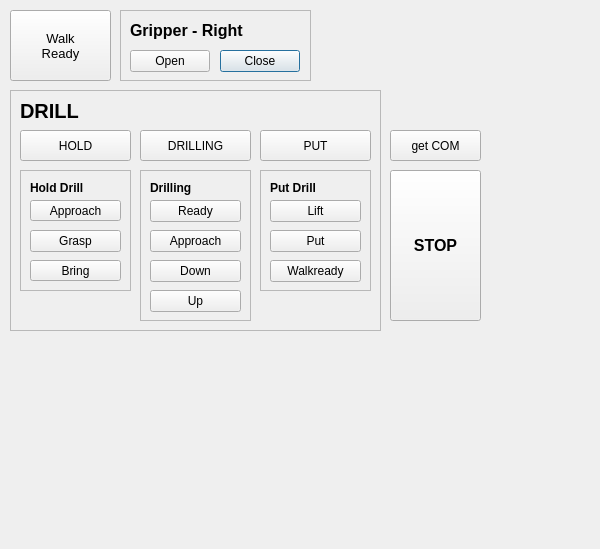
<?xml version="1.0" encoding="UTF-8"?>
<ui version="4.0">
 <class>DrillDialog</class>
 <widget class="QDialog" name="DrillDialog">
  <property name="geometry">
   <rect>
    <x>0</x>
    <y>0</y>
    <width>600</width>
    <height>549</height>
   </rect>
  </property>
  <property name="windowTitle">
   <string>Dialog</string>
  </property>
  <widget class="QFrame" name="frame_gripper">
   <property name="geometry">
    <rect>
     <x>120</x>
     <y>10</y>
     <width>191</width>
     <height>71</height>
    </rect>
   </property>
   <property name="frameShape">
    <enum>QFrame::StyledPanel</enum>
   </property>
   <property name="frameShadow">
    <enum>QFrame::Raised</enum>
   </property>
   <widget class="QPushButton" name="PB_Gripper_grasp">
    <property name="geometry">
     <rect>
      <x>100</x>
      <y>40</y>
      <width>80</width>
      <height>22</height>
     </rect>
    </property>
    <property name="text">
     <string>Close</string>
    </property>
   </widget>
   <widget class="QLabel" name="label_Gripper_right">
    <property name="geometry">
     <rect>
      <x>10</x>
      <y>10</y>
      <width>171</width>
      <height>21</height>
     </rect>
    </property>
    <property name="font">
     <font>
      <pointsize>12</pointsize>
      <weight>75</weight>
      <bold>true</bold>
     </font>
    </property>
    <property name="text">
     <string>Gripper - Right</string>
    </property>
   </widget>
   <widget class="QPushButton" name="PB_Gripper_open">
    <property name="geometry">
     <rect>
      <x>10</x>
      <y>40</y>
      <width>80</width>
      <height>22</height>
     </rect>
    </property>
    <property name="text">
     <string>Open</string>
    </property>
   </widget>
  </widget>
  <widget class="QPushButton" name="PB_WalkReady">
   <property name="geometry">
    <rect>
     <x>10</x>
     <y>10</y>
     <width>101</width>
     <height>71</height>
    </rect>
   </property>
   <property name="font">
    <font>
     <pointsize>10</pointsize>
     <weight>50</weight>
     <bold>false</bold>
    </font>
   </property>
   <property name="text">
    <string>Walk
Ready</string>
   </property>
  </widget>
  <widget class="QPushButton" name="PB_STOP">
   <property name="geometry">
    <rect>
     <x>390</x>
     <y>170</y>
     <width>91</width>
     <height>151</height>
    </rect>
   </property>
   <property name="font">
    <font>
     <pointsize>12</pointsize>
     <weight>75</weight>
     <bold>true</bold>
    </font>
   </property>
   <property name="text">
    <string>STOP</string>
   </property>
  </widget>
  <widget class="QPushButton" name="PB_getCOM">
   <property name="geometry">
    <rect>
     <x>390</x>
     <y>130</y>
     <width>91</width>
     <height>31</height>
    </rect>
   </property>
   <property name="text">
    <string>get COM</string>
   </property>
  </widget>
  <widget class="QFrame" name="frame_DRILL">
   <property name="geometry">
    <rect>
     <x>10</x>
     <y>90</y>
     <width>371</width>
     <height>241</height>
    </rect>
   </property>
   <property name="frameShape">
    <enum>QFrame::StyledPanel</enum>
   </property>
   <property name="frameShadow">
    <enum>QFrame::Raised</enum>
   </property>
   <widget class="QFrame" name="frame_HoldDrill">
    <property name="geometry">
     <rect>
      <x>10</x>
      <y>80</y>
      <width>111</width>
      <height>121</height>
     </rect>
    </property>
    <property name="frameShape">
     <enum>QFrame::StyledPanel</enum>
    </property>
    <property name="frameShadow">
     <enum>QFrame::Raised</enum>
    </property>
    <widget class="QPushButton" name="PB_Hold_Approach">
     <property name="geometry">
      <rect>
       <x>10</x>
       <y>30</y>
       <width>91</width>
       <height>21</height>
      </rect>
     </property>
     <property name="text">
      <string>Approach</string>
     </property>
    </widget>
    <widget class="QLabel" name="label_HoldDrill">
     <property name="geometry">
      <rect>
       <x>10</x>
       <y>10</y>
       <width>91</width>
       <height>16</height>
      </rect>
     </property>
     <property name="font">
      <font>
       <weight>75</weight>
       <bold>true</bold>
      </font>
     </property>
     <property name="text">
      <string>Hold Drill</string>
     </property>
    </widget>
    <widget class="QPushButton" name="PB_Hold_Bring">
     <property name="geometry">
      <rect>
       <x>10</x>
       <y>90</y>
       <width>91</width>
       <height>21</height>
      </rect>
     </property>
     <property name="text">
      <string>Bring</string>
     </property>
    </widget>
    <widget class="QPushButton" name="PB_Hold_Grasp">
     <property name="geometry">
      <rect>
       <x>10</x>
       <y>60</y>
       <width>91</width>
       <height>22</height>
      </rect>
     </property>
     <property name="text">
      <string>Grasp</string>
     </property>
    </widget>
   </widget>
   <widget class="QFrame" name="frame_Drilling">
    <property name="geometry">
     <rect>
      <x>130</x>
      <y>80</y>
      <width>111</width>
      <height>151</height>
     </rect>
    </property>
    <property name="frameShape">
     <enum>QFrame::StyledPanel</enum>
    </property>
    <property name="frameShadow">
     <enum>QFrame::Raised</enum>
    </property>
    <widget class="QLabel" name="label_Drilling">
     <property name="geometry">
      <rect>
       <x>10</x>
       <y>10</y>
       <width>91</width>
       <height>16</height>
      </rect>
     </property>
     <property name="font">
      <font>
       <weight>75</weight>
       <bold>true</bold>
      </font>
     </property>
     <property name="text">
      <string>Drilling</string>
     </property>
    </widget>
    <widget class="QPushButton" name="PB_Drill_Ready">
     <property name="geometry">
      <rect>
       <x>10</x>
       <y>30</y>
       <width>91</width>
       <height>22</height>
      </rect>
     </property>
     <property name="text">
      <string>Ready</string>
     </property>
    </widget>
    <widget class="QPushButton" name="PB_Drill_Approach">
     <property name="geometry">
      <rect>
       <x>10</x>
       <y>60</y>
       <width>91</width>
       <height>22</height>
      </rect>
     </property>
     <property name="text">
      <string>Approach</string>
     </property>
    </widget>
    <widget class="QPushButton" name="PB_Drill_Down">
     <property name="geometry">
      <rect>
       <x>10</x>
       <y>90</y>
       <width>91</width>
       <height>22</height>
      </rect>
     </property>
     <property name="text">
      <string>Down</string>
     </property>
    </widget>
    <widget class="QPushButton" name="PB_Drill_Up">
     <property name="geometry">
      <rect>
       <x>10</x>
       <y>120</y>
       <width>91</width>
       <height>22</height>
      </rect>
     </property>
     <property name="text">
      <string>Up</string>
     </property>
    </widget>
   </widget>
   <widget class="QFrame" name="frame_PutDril">
    <property name="geometry">
     <rect>
      <x>250</x>
      <y>80</y>
      <width>111</width>
      <height>121</height>
     </rect>
    </property>
    <property name="frameShape">
     <enum>QFrame::StyledPanel</enum>
    </property>
    <property name="frameShadow">
     <enum>QFrame::Raised</enum>
    </property>
    <widget class="QLabel" name="label_PutDrill">
     <property name="geometry">
      <rect>
       <x>10</x>
       <y>10</y>
       <width>91</width>
       <height>16</height>
      </rect>
     </property>
     <property name="font">
      <font>
       <weight>75</weight>
       <bold>true</bold>
      </font>
     </property>
     <property name="text">
      <string>Put Drill</string>
     </property>
    </widget>
    <widget class="QPushButton" name="PB_Put_Lift">
     <property name="geometry">
      <rect>
       <x>10</x>
       <y>30</y>
       <width>91</width>
       <height>22</height>
      </rect>
     </property>
     <property name="text">
      <string>Lift</string>
     </property>
    </widget>
    <widget class="QPushButton" name="PB_Put_Put">
     <property name="geometry">
      <rect>
       <x>10</x>
       <y>60</y>
       <width>91</width>
       <height>22</height>
      </rect>
     </property>
     <property name="text">
      <string>Put</string>
     </property>
    </widget>
    <widget class="QPushButton" name="PB_Put_WKRD">
     <property name="geometry">
      <rect>
       <x>10</x>
       <y>90</y>
       <width>91</width>
       <height>22</height>
      </rect>
     </property>
     <property name="text">
      <string>Walkready</string>
     </property>
    </widget>
   </widget>
   <widget class="QLabel" name="label_DRILL">
    <property name="geometry">
     <rect>
      <x>10</x>
      <y>10</y>
      <width>71</width>
      <height>21</height>
     </rect>
    </property>
    <property name="font">
     <font>
      <pointsize>15</pointsize>
      <weight>75</weight>
      <bold>true</bold>
     </font>
    </property>
    <property name="text">
     <string>DRILL</string>
    </property>
   </widget>
   <widget class="QPushButton" name="PB_Hold">
    <property name="geometry">
     <rect>
      <x>10</x>
      <y>40</y>
      <width>111</width>
      <height>31</height>
     </rect>
    </property>
    <property name="text">
     <string>HOLD</string>
    </property>
   </widget>
   <widget class="QPushButton" name="PB_Drilling">
    <property name="geometry">
     <rect>
      <x>130</x>
      <y>40</y>
      <width>111</width>
      <height>31</height>
     </rect>
    </property>
    <property name="text">
     <string>DRILLING</string>
    </property>
   </widget>
   <widget class="QPushButton" name="PB_Put">
    <property name="geometry">
     <rect>
      <x>250</x>
      <y>40</y>
      <width>111</width>
      <height>31</height>
     </rect>
    </property>
    <property name="text">
     <string>PUT</string>
    </property>
   </widget>
  </widget>
 </widget>
 <resources/>
 <connections/>
</ui>
